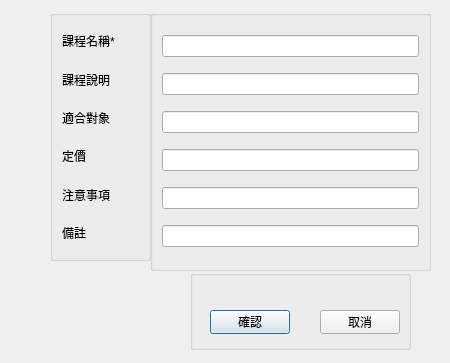
<?xml version="1.0" encoding="UTF-8"?>
<ui version="4.0">
 <class>CreateDialog</class>
 <widget class="QDialog" name="CreateDialog">
  <property name="geometry">
   <rect>
    <x>0</x>
    <y>0</y>
    <width>450</width>
    <height>363</height>
   </rect>
  </property>
  <property name="windowTitle">
   <string>課程內容</string>
  </property>
  <widget class="QGroupBox" name="groupBox">
   <property name="geometry">
    <rect>
     <x>50</x>
     <y>10</y>
     <width>101</width>
     <height>251</height>
    </rect>
   </property>
   <property name="title">
    <string/>
   </property>
   <layout class="QVBoxLayout" name="verticalLayout_2">
    <item>
     <widget class="QLabel" name="label">
      <property name="text">
       <string>課程名稱* </string>
      </property>
     </widget>
    </item>
    <item>
     <widget class="QLabel" name="label_2">
      <property name="text">
       <string>課程說明 </string>
      </property>
     </widget>
    </item>
    <item>
     <widget class="QLabel" name="label_3">
      <property name="text">
       <string>適合對象</string>
      </property>
     </widget>
    </item>
    <item>
     <widget class="QLabel" name="label_4">
      <property name="text">
       <string>定價</string>
      </property>
     </widget>
    </item>
    <item>
     <widget class="QLabel" name="label_5">
      <property name="text">
       <string>注意事項 </string>
      </property>
     </widget>
    </item>
    <item>
     <widget class="QLabel" name="label_6">
      <property name="text">
       <string>備註 </string>
      </property>
     </widget>
    </item>
   </layout>
  </widget>
  <widget class="QGroupBox" name="groupBox_2">
   <property name="geometry">
    <rect>
     <x>150</x>
     <y>10</y>
     <width>281</width>
     <height>261</height>
    </rect>
   </property>
   <property name="title">
    <string/>
   </property>
   <layout class="QVBoxLayout" name="verticalLayout">
    <item>
     <widget class="QLineEdit" name="leClassName"/>
    </item>
    <item>
     <widget class="QLineEdit" name="leClassDetail"/>
    </item>
    <item>
     <widget class="QLineEdit" name="leForWho"/>
    </item>
    <item>
     <widget class="QLineEdit" name="lePrice"/>
    </item>
    <item>
     <widget class="QLineEdit" name="leAttention"/>
    </item>
    <item>
     <widget class="QLineEdit" name="leNote"/>
    </item>
   </layout>
  </widget>
  <widget class="QGroupBox" name="groupBox_3">
   <property name="geometry">
    <rect>
     <x>190</x>
     <y>270</y>
     <width>221</width>
     <height>80</height>
    </rect>
   </property>
   <property name="title">
    <string/>
   </property>
   <widget class="QPushButton" name="btnCreate">
    <property name="geometry">
     <rect>
      <x>20</x>
      <y>40</y>
      <width>80</width>
      <height>24</height>
     </rect>
    </property>
    <property name="text">
     <string>確認</string>
    </property>
   </widget>
   <widget class="QPushButton" name="btnCancel">
    <property name="geometry">
     <rect>
      <x>130</x>
      <y>40</y>
      <width>80</width>
      <height>24</height>
     </rect>
    </property>
    <property name="text">
     <string>取消</string>
    </property>
   </widget>
  </widget>
 </widget>
 <resources/>
 <connections>
  <connection>
   <sender>btnCreate</sender>
   <signal>clicked()</signal>
   <receiver>CreateDialog</receiver>
   <slot>close()</slot>
   <hints>
    <hint type="sourcelabel">
     <x>249</x>
     <y>321</y>
    </hint>
    <hint type="destinationlabel">
     <x>224</x>
     <y>181</y>
    </hint>
   </hints>
  </connection>
  <connection>
   <sender>btnCancel</sender>
   <signal>clicked()</signal>
   <receiver>CreateDialog</receiver>
   <slot>accept()</slot>
   <hints>
    <hint type="sourcelabel">
     <x>359</x>
     <y>321</y>
    </hint>
    <hint type="destinationlabel">
     <x>224</x>
     <y>181</y>
    </hint>
   </hints>
  </connection>
 </connections>
</ui>
